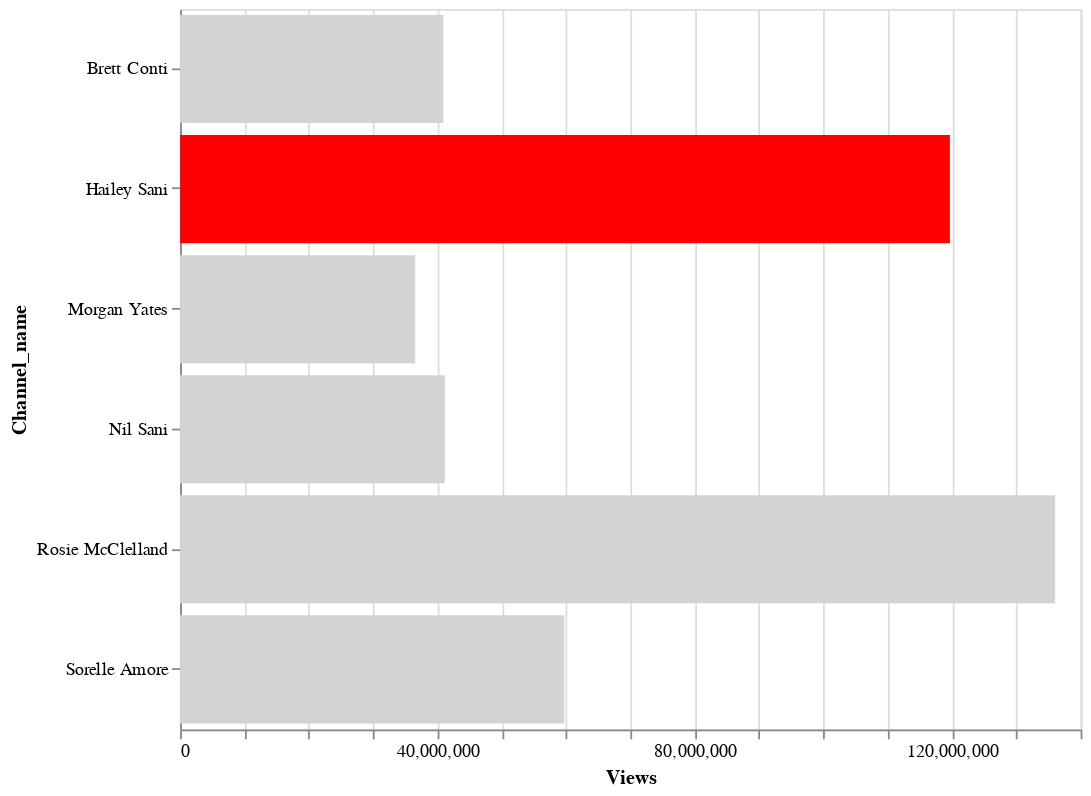

The notebook cell saved with this chart:
### Code cell
alt.Chart(compare_data).mark_bar().encode(
    x='Views',
    y='Channel_name',
    color=alt.condition(
        alt.datum.Channel_name == 'Hailey Sani',  
        alt.value('red'),    
        alt.value('lightgrey') 
        )).properties(
            height=400,
            width=500)

### Figure 1 — Vega-Lite specification as saved in the notebook (floating-point values rounded to 4 significant figures)
{"config": {"view": {"continuousWidth": 400, "continuousHeight": 300}}, "data": {"name": "data-7b7146b67f1b6c75ed435471c18925fd"}, "mark": "bar", "encoding": {"color": {"condition": {"value": "red", "test": "(datum.Channel_name === 'Hailey Sani')"}, "value": "lightgrey"}, "x": {"type": "quantitative", "field": "Views"}, "y": {"type": "nominal", "field": "Channel_name"}}, "height": 400, "width": 500, "$schema": "https://vega.github.io/schema/vega-lite/v4.8.1.json", "datasets": {"data-7b7146b67f1b6c75ed435471c18925fd": [{"Channel_name": "Hailey Sani", "Subscribers": 1360000, "Views": 119675825, "Total_videos": 320, "playlist_id": "UUPcTxBaAhAOTLz1HoIN1quw"}, {"Channel_name": "Rosie McClelland", "Subscribers": 886000, "Views": 136041547, "Total_videos": 407, "playlist_id": "UU41yKbcN8t3nooiMckDCTXQ"}, {"Channel_name": "Morgan Yates", "Subscribers": 366000, "Views": 36547566, "Total_videos": 467, "playlist_id": "UU5GU33TiWdq6FI5uoWnW77A"}, {"Channel_name": "Brett Conti", "Subscribers": 449000, "Views": 40927509, "Total_videos": 327, "playlist_id": "UUi4s3kO1-xxCDaw8yX56umw"}, {"Channel_name": "Sorelle Amore", "Subscribers": 1030000, "Views": 59734145, "Total_videos": 263, "playlist_id": "UUkbTTGoBpjX8ogXHCt-aegw"}, {"Channel_name": "Nil Sani", "Subscribers": 477000, "Views": 41148244, "Total_videos": 218, "playlist_id": "UUJYcxoH_Pg7Aa_BTFM5RudQ"}]}}
